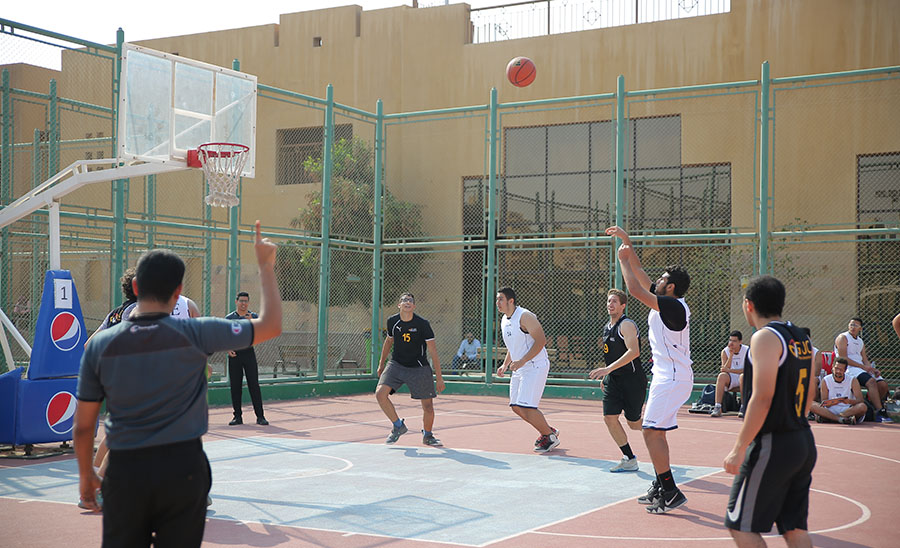
#> input picture open_cv/ImageHandler.jpeg, 900 x 548 px, given in place of the camera
$ python color_detection.py
#> lines starting #> are read from the running program, lines starting #| are printed output that depends on the picture; after the words box and inside, x2 and y2 are one past the last pixel; in counts of white or black regions, pixels touching at a corner belong together
import cv2
import numpy as np

cap = cv2.VideoCapture(0)
while True:
    ret, frame = cap.read(0)
#> frame is the input picture: shape (548, 900, 3); mean B, G, R 123.9, 132.1, 137.2
    width = int(cap.get(3))
    height = int(cap.get(4))

    #img = cv2.line(frame, (0,0),(width,height),(255,0,0), 10)
    #img = cv2.line(img, (0,height),(width,0),(0,255,0), 5)

    hsv = cv2.cvtColor(frame, cv2.COLOR_BGR2HSV)
#> hsv: shape (548, 900, 3); mean H, S, V 50.4, 54.1, 145.3
    lower_blue = np.array([90,50,50])
    upper_blue = np.array([130,255,255])
    mask = cv2.inRange(hsv,lower_blue,upper_blue)
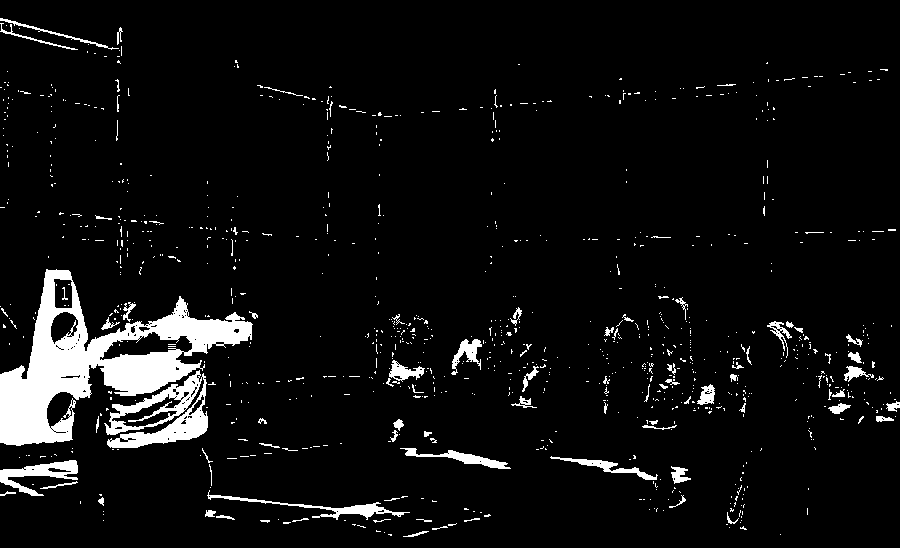
#> mask: shape (548, 900); 6.1% white; 948 white regions (862 under 20 px), largest, box (x1, y1, x2, y2) and area: (0, 269, 253, 446) 15206, (104, 370, 208, 448) 3456, (0, 460, 78, 496) 1089

    result = cv2.bitwise_and(frame,frame,mask=mask)
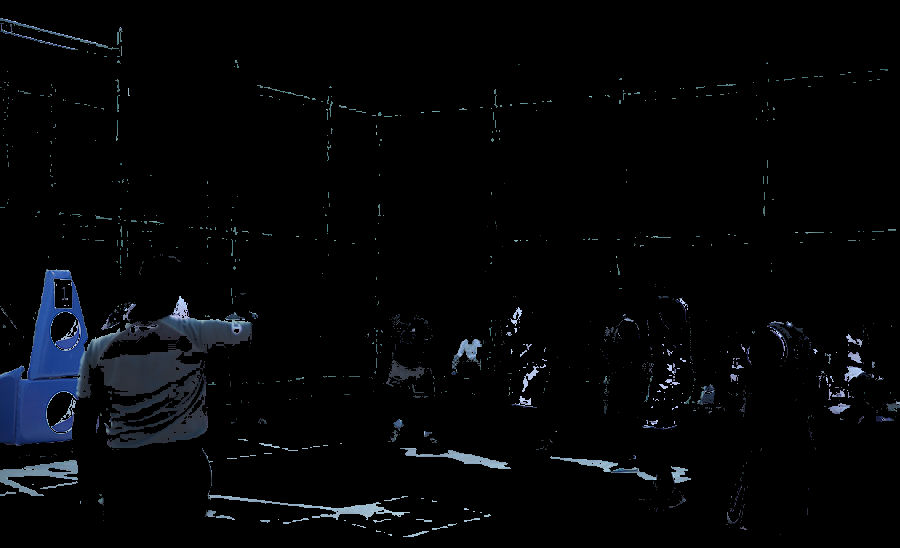
#> result: shape (548, 900, 3); mean B, G, R 7.2, 5.4, 4.3

    cv2.imshow('frame', result)

    if cv2.waitKey(1) == ord('q'):
#> (key q is pressed here)
        break
cap.release()
cv2.destroyAllWindows()
